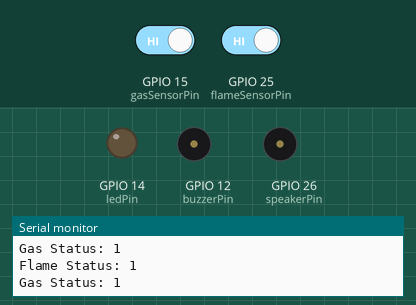
Simulated run of this sketch. Board: ESP32. Parts: output pins drawn as LEDs (lit = HIGH), buzzer (waves = sounding, pin HIGH), the last lines printed to the serial monitor. Inputs (shaded band) come from the test bench; at power-on: GPIO 15 (gasSensorPin) HIGH, GPIO 25 (flameSensorPin) HIGH.

Above: at 2.8 s.
2.9 s: GPIO 15 (gasSensorPin) driven LOW
At 3.8 s:
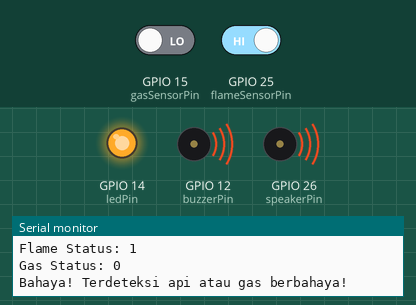
4.5 s: GPIO 15 (gasSensorPin) driven HIGH
At 5.4 s:
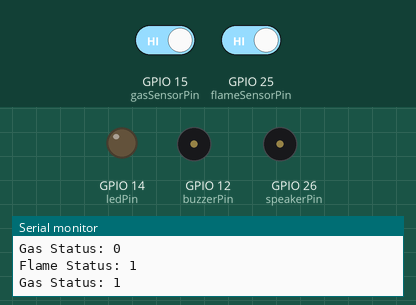
6.5 s: GPIO 25 (flameSensorPin) driven LOW
At 8.1 s:
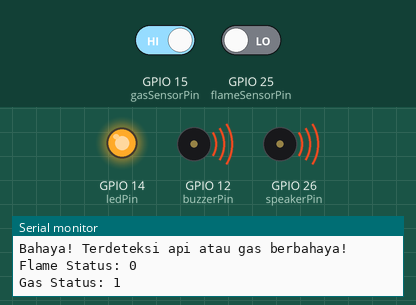
Timing chart, 0 to 9.6 s (numbered marks = the images above; inputs shaded):
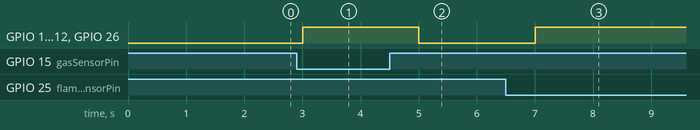

Measured:
- after the input at 2.9 s, GPIO 14 (ledPin), GPIO 12 (buzzerPin), GPIO 26 (speakerPin): LOW → HIGH after 0.10 s
- after the input at 4.5 s, GPIO 14 (ledPin), GPIO 12 (buzzerPin), GPIO 26 (speakerPin): HIGH → LOW after 0.51 s
- after the input at 6.5 s, GPIO 14 (ledPin), GPIO 12 (buzzerPin), GPIO 26 (speakerPin): LOW → HIGH after 0.51 s

The sketch:

Uas_Iot.ino
```cpp
// Definisikan pin untuk sensor dan komponen lainnya
const int flameSensorPin = 25; // Pin untuk sensor api
const int gasSensorPin = 15;    // Pin untuk sensor gas
const int ledPin = 14;          // Pin untuk LED
const int buzzerPin = 12;       // Pin untuk Buzzer
const int speakerPin = 26;      // Pin untuk Speaker

// Definisikan UART
#include <HardwareSerial.h>
HardwareSerial mySerial(1); // UART1

bool alarmActive = false; // Variabel untuk menandai status alarm

void setup() {
  // Inisialisasi pin sebagai input atau output
  pinMode(flameSensorPin, INPUT);
  pinMode(gasSensorPin, INPUT);
  pinMode(ledPin, OUTPUT);
  pinMode(buzzerPin, OUTPUT);
  pinMode(speakerPin, OUTPUT);

  // Inisialisasi serial komunikasi
  Serial.begin(115200);
  mySerial.begin(9600, SERIAL_8N1, 17, 16); // RX = 16, TX = 17

  Serial.println("Sistem deteksi api dan gas aktif dengan DFPlayer Mini dan Speaker");
}

void playAlarmSound() {
  // Mengirim perintah untuk memainkan suara ke DFPlayer Mini
  byte command[] = {0x7E, 0xFF, 0x06, 0x03, 0x00, 0x00, 0x01, 0xFE, 0xED, 0xEF};
  mySerial.write(command, sizeof(command));
}

void alarm() {
  // Menyalakan alarm (LED, Buzzer, Speaker, dan Suara)
  digitalWrite(ledPin, HIGH);
  digitalWrite(buzzerPin, HIGH);
  digitalWrite(speakerPin, HIGH);
  playAlarmSound();
}

void deactivateAlarm() {
  // Mematikan alarm
  digitalWrite(ledPin, LOW);
  digitalWrite(buzzerPin, LOW);
  digitalWrite(speakerPin, LOW);
  alarmActive = false; // Menandai alarm dimatikan
}

void loop() {
  int flameStatus = digitalRead(flameSensorPin); // Membaca status sensor api
  int gasStatus = digitalRead(gasSensorPin);     // Membaca status sensor gas

  // Tampilkan status di Serial Monitor untuk debugging
  Serial.print("Flame Status: ");
  Serial.println(flameStatus);
  Serial.print("Gas Status: ");
  Serial.println(gasStatus);

  if (flameStatus == LOW || gasStatus == LOW) { // Api atau gas terdeteksi
    if (!alarmActive) { // Jika alarm belum aktif
      Serial.println("Bahaya! Terdeteksi api atau gas berbahaya!");
      alarm();
      alarmActive = true; // Menandai alarm aktif
    }
  } else {
    deactivateAlarm(); // Mematikan alarm jika tidak ada deteksi
  }

  delay(1000); // Delay 1 detik
}
```
